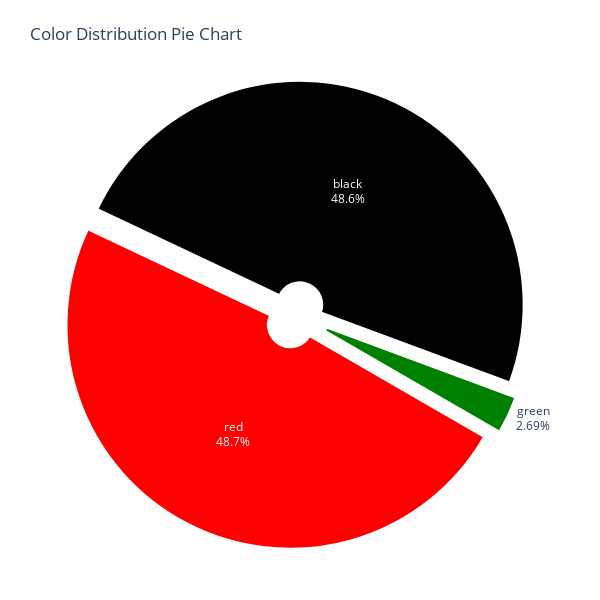

The notebook cell saved with this chart:
### Code cell
# Prepare labels and values
labels = color_counts.index.tolist()
values = color_counts.values.tolist()


colors =['red', 'black', 'green']

# Create pie chart
fig = go.Figure(
    go.Pie(
        labels=labels,
        values=values,
        hole=0.1,
        pull=[0.05] * len(values),  # "Explode" effect
        marker=dict(colors=colors, line=dict(color='white', width=2)),
        textinfo='label+percent',
    )
)

# Tilt effect (simulate 3D by rotating view)
fig.update_layout(
    title="Color Distribution Pie Chart",
    showlegend=False,
    margin=dict(t=80, l=50, r=50, b=50),
    height=600,
    width=600,
)

# This simulates a tilted effect with camera
fig.update_traces(rotation=120, direction='clockwise')

# Show it
fig.show()

### Figure 1 — Plotly figure (JSON) as saved in the notebook; plotly's stock layout.template omitted (floating-point values rounded to 4 significant figures)
{"data": [{"direction": "clockwise", "hole": 0.1, "labels": ["red", "black", "green"], "marker": {"colors": ["red", "black", "green"], "line": {"color": "white", "width": 2}}, "pull": [0.05, 0.05, 0.05], "rotation": 120, "textinfo": "label+percent", "type": "pie", "values": [0.4868, 0.4863, 0.02686]}], "layout": {"height": 600, "margin": {"b": 50, "l": 50, "r": 50, "t": 80}, "showlegend": false, "title": {"text": "Color Distribution Pie Chart"}, "width": 600}}
